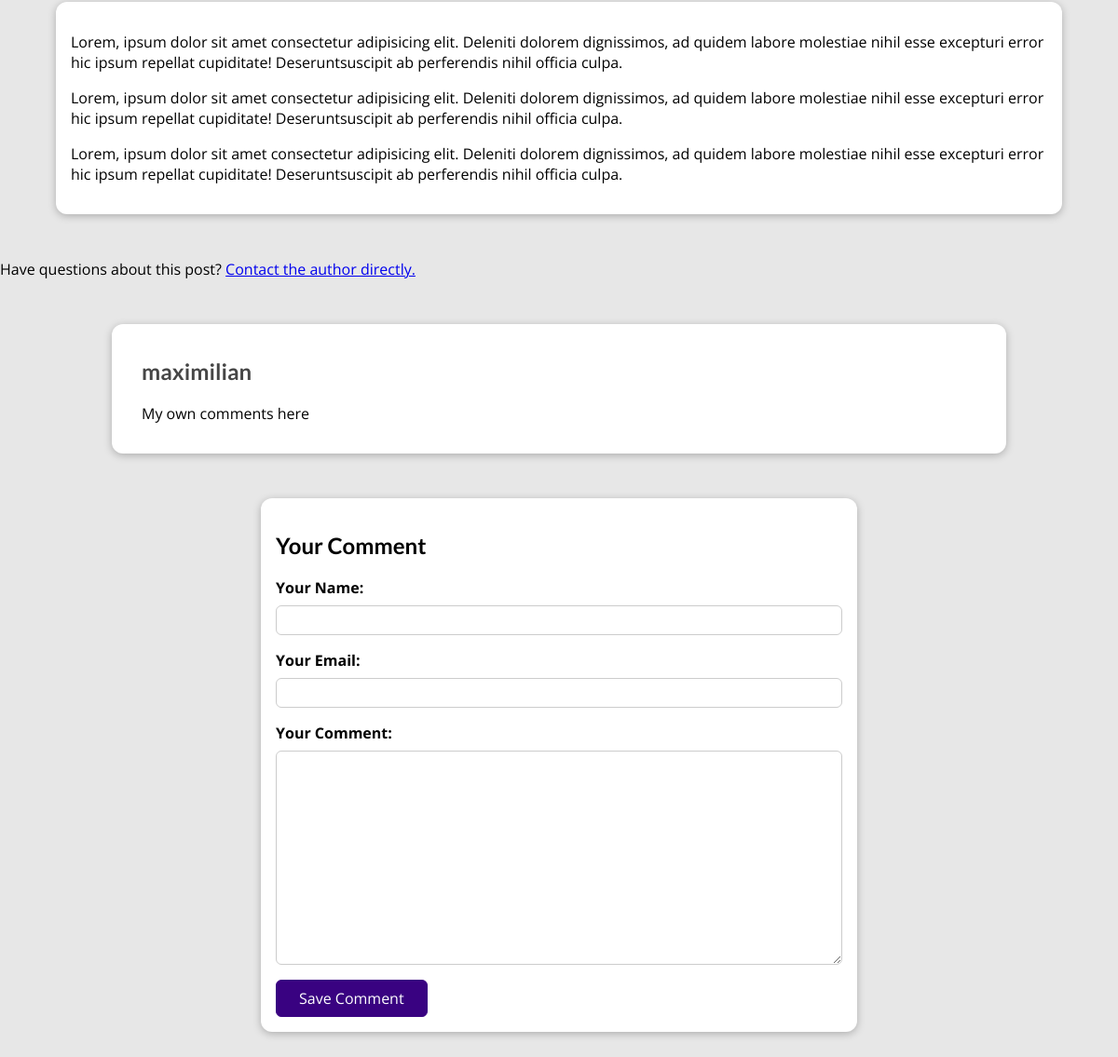
The page /posts/hike-in-the-mountains (lower part) on the database as committed earlier.
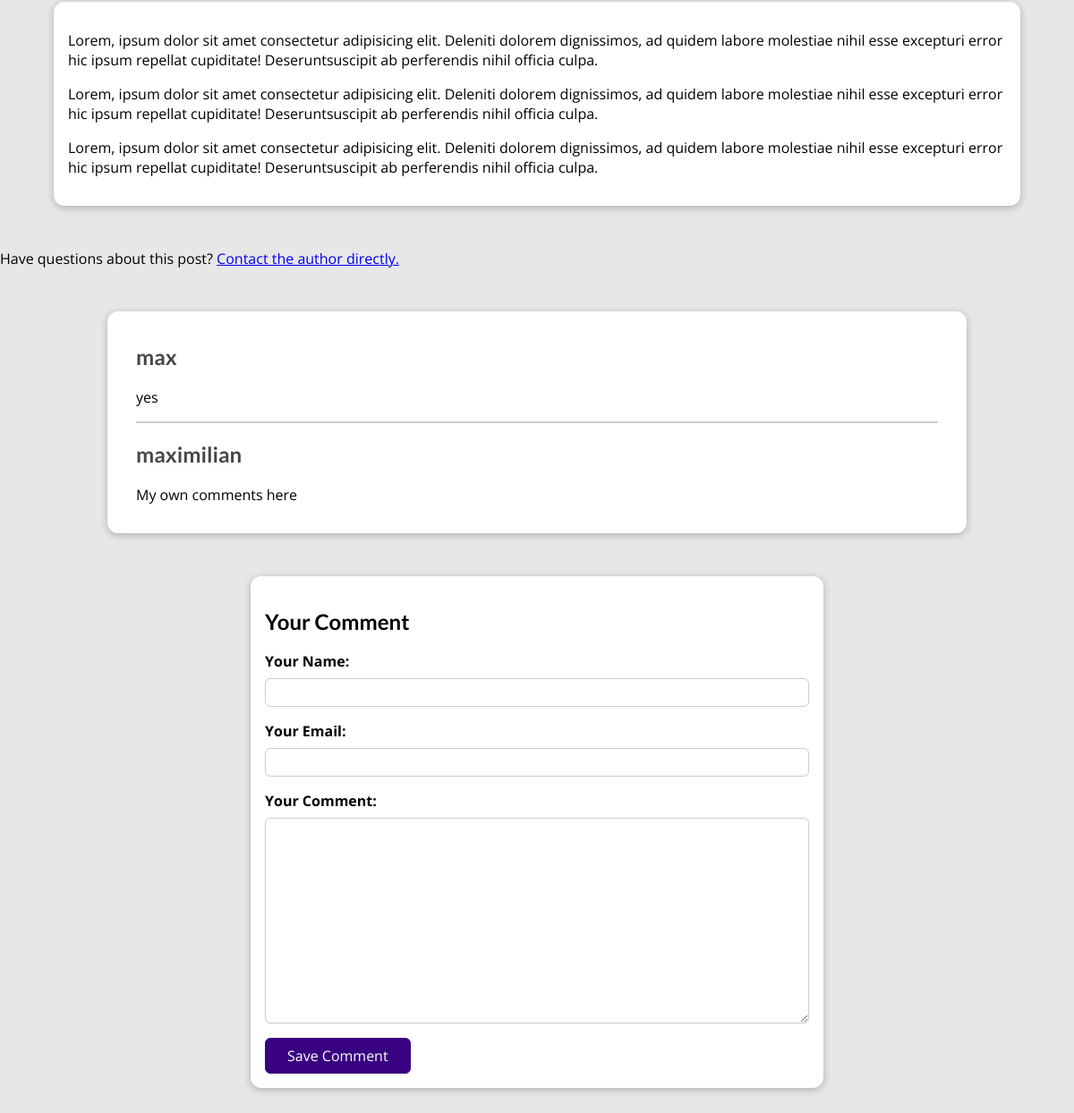
The same page on the database as committed later.
### blog/models.py (models this page shows)
class Comment(models.Model):
    user_name = models.CharField(max_length=120)
    user_email = models.EmailField()
    text = models.TextField(max_length=400)
    post = models.ForeignKey(
        Post, on_delete=models.CASCADE, related_name="comments")

### blog/views.py (the view, shortened to what this page needs)
# urls.py: path("posts/<slug:slug>", views.SinglePostView.as_view(),
class SinglePostView(View):
    def is_stored_post(self, request, post_id):
        stored_posts = request.session.get("stored_posts")
        if stored_posts is not None:
            is_saved_for_later = post_id in stored_posts
        else:
            is_saved_for_later = False
        return is_saved_for_later
    def get(self, request, slug):
        post = get_object_or_404(Post, slug=slug)
        context = {
            "post": post,
            "post_tags": post.tags.all(),
            "comment_form": CommentForm(),
            "comments": post.comments.all().order_by("-id"),
            "saved_for_later": self.is_stored_post(request, post.id)
        }
        return render(request, "blog/post-detail.html", context)

### blog/forms.py
class CommentForm(forms.ModelForm):
    class Meta:
        model = Comment
        exclude = ["post"]
        labels = {
            "user_name": "Your Name",
            "user_email": "Your Email",
            "text": "Your Comment"
        }

### blog/models.py (called while the page is built)
    def full_name(self):
        return f"{self.first_name} {self.last_name}"

    def __str__(self):
        return self.full_name()

### blog/templates/blog/post-detail.html (shortened to what this page needs)
{% extends "base.html" %}
{% load static %}
{% block css_files %}
<link rel="stylesheet" href="{% static "blog/post-detail.css" %}" />
{% endblock %}
{% block content %}
<main>
    {{ post.content|linebreaks }}
</main>
<div id="contact-link">
    <p>Have questions about this post? <a href="{% url "contact-page" %}">Contact the author directly.</a></p>
</div>
<section id="comments">
    <ul>
        {% for comment in comments %}
        <li>
            <h2>{{ comment.user_name }}</h2>
            <p>{{ comment.text|linebreaks }}</p>
        </li>
        {% endfor %}
    </ul>
</section>
<section id="comment-form">
    <h2>Your Comment</h2>
    <form action="{% url "post-detail-page" post.slug %}" method="POST">
        {% for form_field in comment_form %}
        <div class="form-control {% if form_field.errors %}invalid{% endif %}">
            {{ form_field.label_tag }}
            {{ form_field }}
        </div>
        {% endfor %}
        <button>Save Comment</button>
    </form>
</section>
{% endblock %}

Rows that differ between the two databases and show on the page:
added Comment: user_name "max", text "yes"
